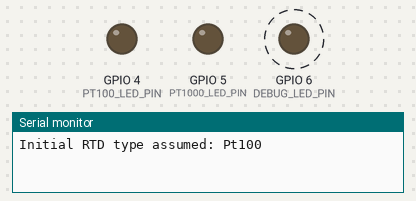
The program below on a simulated ESP32-S3. Shown: output pins drawn as LEDs (lit = HIGH), the last lines printed to the serial monitor. Dashed ring = blinking. Pins used as bus, display or sensor lines are not drawn.

Above: at 0.1 s.
At 39.8 s:
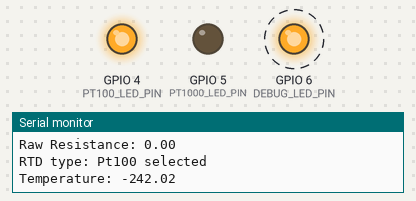
Timing chart, 0 to 40.0 s (numbered marks = the images above):
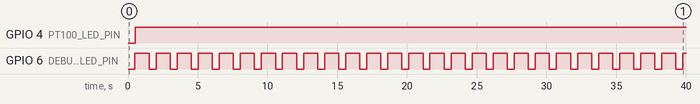

The program:

main.cpp
```cpp
/*
Author: Evans Muema
GitHUb: MuemarXe
Date: 1/2/2025
This is a firmware code for a single channel RTD model that supports both Pt100 and Pt1000.
It is written for an ESP32 S3 microcontroller. It uses SPI pins for communication.
GPIO10	CS	Chip Select
GPIO11	SDI	MOSI(Master Out, Slave In)
GPIO13	SDO	MISO (Master In, Slave Out)
GPIO12	SCK	SPI Clock
GPIO7	S1	MUX Select (ref switch control)
GPIO6	LED	Debug LED (blinks during reading)
GPIO4	Pt100 LED (Green)
GPIO5	Pt1000 LED (Blue)
*/

#include <Wire.h>
#include <SPI.h>
#include <Arduino.h>


// SPI and Control Pin Definitions
#define CS_PIN        10  // Chip Select
#define MUX_SEL_PIN    7  // GPIO to control 74HC4053 MUX
#define DEBUG_LED_PIN  6  // GPIO connected to a debug LED
#define PT100_LED_PIN  4  // Green LED for Pt100
#define PT1000_LED_PIN 5  // Blue LED for Pt1000

// RTD and temperature conversion variables
double resistance;
uint8_t reg1, reg2;
uint16_t fullreg;
double temperature;

double Z1, Z2, Z3, Z4, Rt;
double RTDa = 3.9083e-3;
double RTDb = -5.775e-7;
double rpoly = 0;

void setup() {
  SPI.begin();
  Serial.begin(115200);
  pinMode(CS_PIN, OUTPUT);
  pinMode(MUX_SEL_PIN, OUTPUT);
  pinMode(DEBUG_LED_PIN, OUTPUT);
  pinMode(PT100_LED_PIN, OUTPUT);
  pinMode(PT1000_LED_PIN, OUTPUT);


  // Initially assume Pt100 (set MUX to 430 ohm ref)
  digitalWrite(MUX_SEL_PIN, LOW);
  digitalWrite(DEBUG_LED_PIN, HIGH);
  digitalWrite(PT100_LED_PIN, LOW);
  digitalWrite(PT1000_LED_PIN, LOW);
  Serial.println("Initial RTD type assumed: Pt100");
}

void loop() {
  digitalWrite(DEBUG_LED_PIN, LOW); // blink during read
  delay(500);
  digitalWrite(DEBUG_LED_PIN, HIGH);

  readRegister();
  selectRTDType();
  convertToTemperature();

  delay(1000);
}

void convertToTemperature() {
  Rt = resistance;
  Rt /= 32768.0;
  Rt *= (digitalRead(MUX_SEL_PIN) == LOW ? 430.0 : 4300.0);

  Z1 = -RTDa;
  Z2 = RTDa * RTDa - (4 * RTDb);
  Z3 = (4 * RTDb) / 100;
  Z4 = 2 * RTDb;

  temperature = Z2 + (Z3 * Rt);
  temperature = (sqrt(temperature) + Z1) / Z4;

  if (temperature >= 0) {
    Serial.print("Temperature: ");
    Serial.println(temperature);
    return;
  } else {
    Rt /= 100.0;
    rpoly = Rt;
    temperature = -242.02 + 2.2228 * rpoly;
    rpoly *= Rt;
    temperature += 2.5859e-3 * rpoly;
    rpoly *= Rt;
    temperature -= 4.8260e-6 * rpoly;
    rpoly *= Rt;
    temperature -= 2.8183e-8 * rpoly;
    rpoly *= Rt;
    temperature += 1.5243e-10 * rpoly;


    Serial.print("Temperature: ");
    Serial.println(temperature);
  }
}

void selectRTDType() {
  double estimatedResistance = resistance * 430.0 / 32768.0; // assume 430 by default
  if (estimatedResistance > 300.0) {
    digitalWrite(MUX_SEL_PIN, HIGH); // Switch to 4300 ohm (Pt1000)
    digitalWrite(PT100_LED_PIN, LOW);
    digitalWrite(PT1000_LED_PIN, HIGH);
    Serial.println("RTD type: Pt1000 selected");
  } else {
    digitalWrite(MUX_SEL_PIN, LOW);  // Switch to 430 ohm (Pt100)
    digitalWrite(PT100_LED_PIN, HIGH);
    digitalWrite(PT1000_LED_PIN, LOW);
    Serial.println("RTD type: Pt100 selected");
  }
}

void readRegister() {
  SPI.beginTransaction(SPISettings(500000, MSBFIRST, SPI_MODE1));
  digitalWrite(CS_PIN, LOW);
  SPI.transfer(0x90); // 4-wire mode Config reg
  SPI.transfer(0xB0); // Enable bias, 1-shot, etc.
  digitalWrite(CS_PIN, HIGH);

  delay(10);

  digitalWrite(CS_PIN, LOW);
  SPI.transfer(0x01); // Read RTD MSB
  reg1 = SPI.transfer(0xFF);
  reg2 = SPI.transfer(0xFF);
  digitalWrite(CS_PIN, HIGH);

  fullreg = reg1;
  fullreg <<= 8;
  fullreg |= reg2;
  fullreg >>= 1;
  resistance = fullreg;

  SPI.transfer(0x80);
  SPI.transfer(0x90);
  SPI.endTransaction();

  Serial.print("Raw Resistance: ");
  Serial.println(resistance);
}
```

Measured:
- by itself, GPIO 4 (PT100_LED_PIN): LOW → HIGH at 0.51 s
- by itself, GPIO 6 (DEBUG_LED_PIN): alternates HIGH for 1.0 s and LOW for 0.50 s
